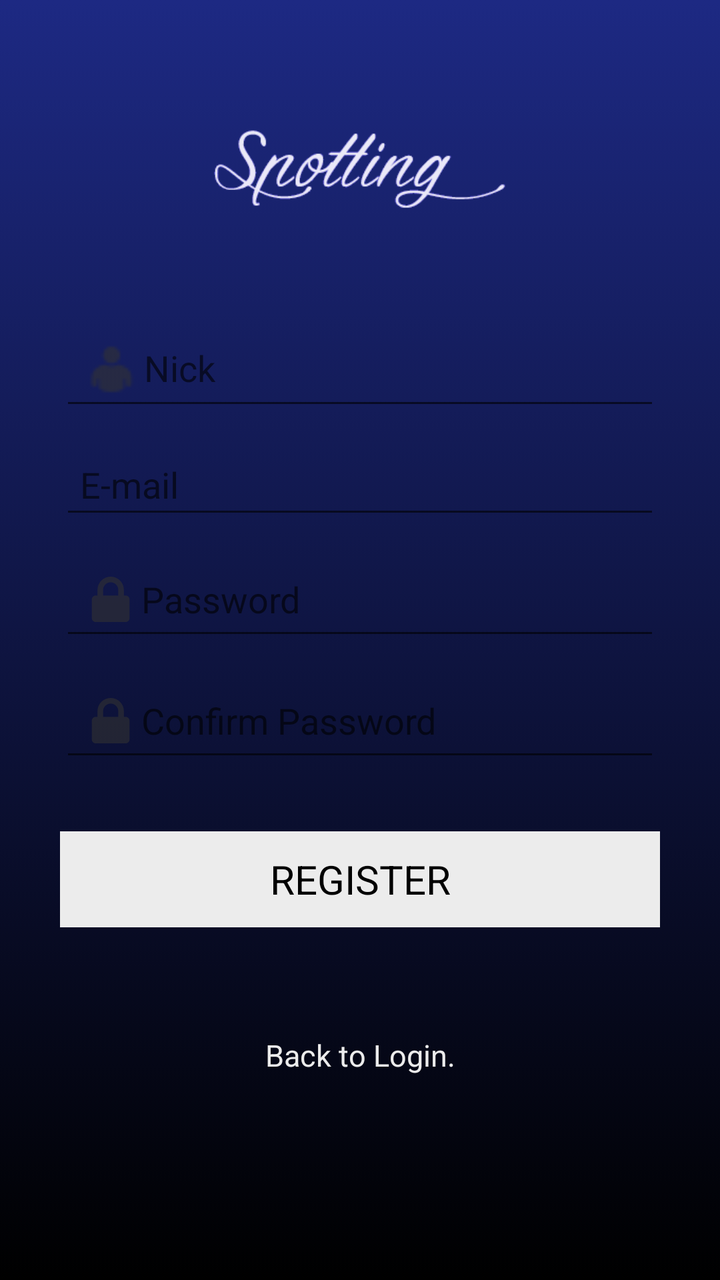
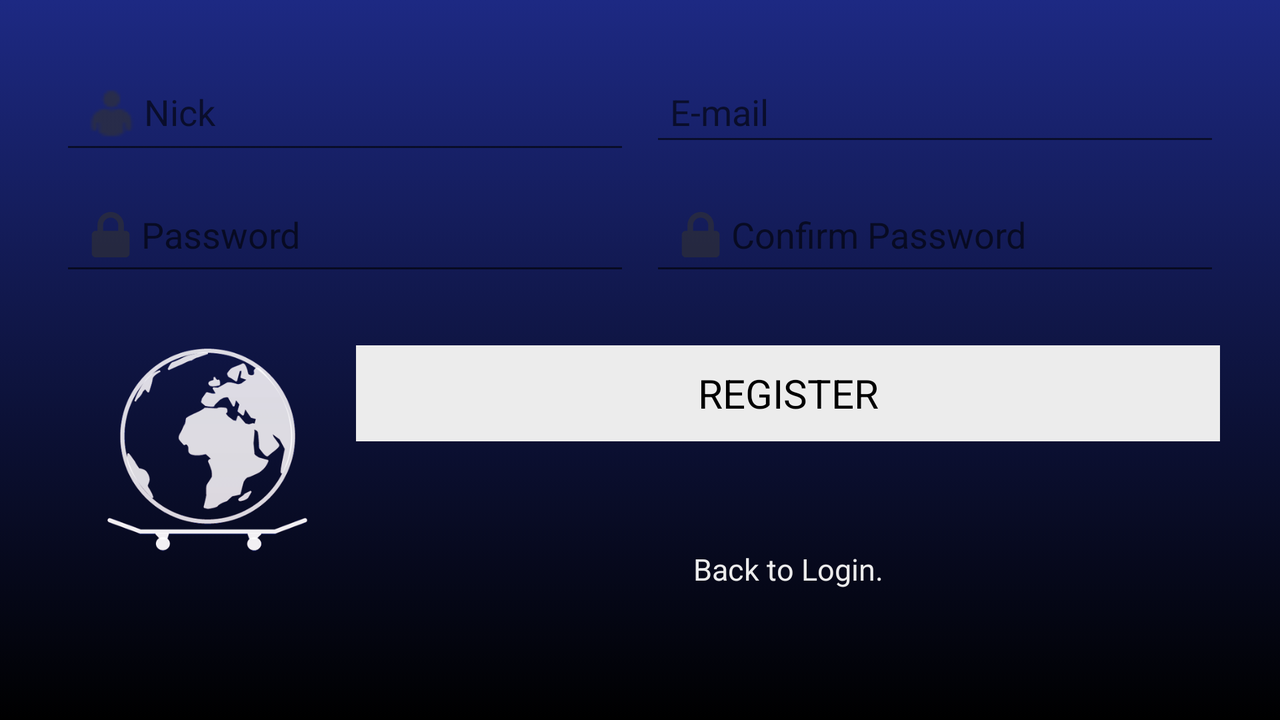

The same Android screen from two of the app's own layout files: first res/layout/ as a phone draws it, then the author's variant for another configuration, drawn on a device whose configuration selects that folder. Both files follow.
<!-- AndroidManifest.xml: application theme AppTheme -->
<!-- res/layout/registration_activity.xml -->
<?xml version="1.0" encoding="utf-8"?>
<ScrollView xmlns:android="http://schemas.android.com/apk/res/android"
    xmlns:tools="http://schemas.android.com/tools"
    android:id="@+id/registerLayout"
    android:layout_width="match_parent"
    android:layout_height="match_parent"
    android:background="@drawable/transition_background"
    android:fillViewport="true"
    android:gravity="center"
    android:orientation="vertical"
    android:padding="10dp"
    android:scrollbars="">

    <LinearLayout
        android:layout_width="match_parent"
        android:layout_height="wrap_content"
        android:orientation="vertical"
        android:paddingLeft="@dimen/spotting.padding_left_right"
        android:paddingRight="@dimen/spotting.padding_left_right"
        android:paddingTop="@dimen/spotting.padding_top.port">

        <ImageView
            android:id="@+id/imgLogo"
            android:layout_width="wrap_content"
            android:layout_height="wrap_content"
            android:layout_gravity="center_horizontal"
            android:src="@drawable/ic_spotting_text_148"
            tools:ignore="ContentDescription" />

        <EditText
            android:id="@+id/editNick"
            android:layout_width="match_parent"
            android:layout_height="wrap_content"
            android:layout_marginBottom="10dp"
            android:drawableLeft="@drawable/ic_user"
            android:drawableStart="@drawable/ic_user"
            android:ellipsize="end"
            android:hint="@string/spotting.nick"
            android:imeOptions="actionNext"
            android:inputType="text"
            android:padding="10dp"
            android:singleLine="true" />

        <EditText
            android:id="@+id/editEmail"
            android:layout_width="match_parent"
            android:layout_height="wrap_content"
            android:layout_marginBottom="10dp"
            android:drawableLeft="@drawable/ic_mail"
            android:drawableStart="@drawable/ic_mail"
            android:ellipsize="end"
            android:hint="@string/spotting.mail"
            android:imeOptions="actionNext"
            android:inputType="textEmailAddress"
            android:padding="10dp"
            android:singleLine="true" />

        <EditText
            android:id="@+id/editTextPassword"
            android:layout_width="match_parent"
            android:layout_height="wrap_content"
            android:layout_marginBottom="10dp"
            android:drawableLeft="@drawable/ic_pass"
            android:drawableStart="@drawable/ic_pass"
            android:ellipsize="end"
            android:hint="@string/spotting.password"
            android:imeOptions="actionNext"
            android:inputType="textPassword"
            android:padding="10dp"
            android:singleLine="true" />

        <EditText
            android:id="@+id/editPasswordRepeat"
            android:layout_width="match_parent"
            android:layout_height="wrap_content"
            android:layout_marginBottom="10dp"
            android:drawableLeft="@drawable/ic_pass"
            android:drawableStart="@drawable/ic_pass"
            android:ellipsize="end"
            android:hint="@string/spotting.password_repeat"
            android:imeOptions="actionGo"
            android:inputType="textPassword"
            android:padding="10dp"
            android:singleLine="true" />

        
        <Button
            android:id="@+id/btnRegistration"
            android:layout_width="match_parent"
            android:layout_height="wrap_content"
            android:layout_marginTop="20dp"
            android:text="@string/spotting.btn.register"
            android:textAllCaps="true"
            android:textColor="@color/spotting.base.black" />

        

        <Button
            android:id="@+id/txtLinkToLogin"
            android:layout_width="match_parent"
            android:layout_height="wrap_content"
            android:layout_marginTop="40dip"
            android:background="@null"
            android:text="@string/spotting.link.to.login"
            android:textAllCaps="false"
            android:textColor="@drawable/textview_selector"
            android:textSize="@dimen/spotting.text.size_port" />

        <TextView
            android:id="@+id/txtVersion"
            android:layout_width="match_parent"
            android:layout_height="match_parent"
            android:layout_marginBottom="10dp"
            android:gravity="bottom|center_horizontal"
            android:textColor="@color/spotting.base.80_percent.gray"
            android:textSize="@dimen/spotting.text.size_port" />
    </LinearLayout>
</ScrollView>
<!-- resources referenced by this layout -->
<resources>
  <color name="spotting.base.80_percent.gray">#ccececec</color>
  <color name="spotting.base.black">#000000</color>
  <dimen name="spotting.padding_left_right">20dp</dimen>
  <dimen name="spotting.padding_top.port">0dp</dimen>
  <dimen name="spotting.text.size_port">15sp</dimen>
  <!-- drawable ic_user: png bitmap (drawable-ldpi, 349 bytes) -->
  <!-- drawable textview_selector (drawable) -->
  <?xml version="1.0" encoding="utf-8"?>
  <selector xmlns:android="http://schemas.android.com/apk/res/android">
      <item android:color="@color/spotting.base.white" android:state_pressed="true" />
      <item android:color="@color/spotting.base.100_percent.gray" />
  </selector>
  <!-- drawable transition_background (drawable) -->
  <?xml version="1.0" encoding="UTF-8"?>
  <transition xmlns:android="http://schemas.android.com/apk/res/android">
      
      <item android:drawable="@drawable/gradient2_background" />
      <item android:drawable="@drawable/gradient1_background" />
  </transition>
  <string name="spotting.btn.register">Register</string>
  <string name="spotting.link.to.login">Back to Login.</string>
  <string name="spotting.mail">E-mail</string>
  <string name="spotting.nick">Nick</string>
  <string name="spotting.password">Password</string>
  <string name="spotting.password_repeat">Confirm Password</string>
  <style name="AppTheme" parent="Theme.AppCompat.Light.DarkActionBar">
          
          <item name="android:editTextStyle">@style/MyEditText</item>
          <item name="android:buttonStyle">@style/MyButtonStyle</item>
      </style>
  <color name="spotting.base.white">#ffffff</color>
  <color name="spotting.base.100_percent.gray">#ffececec</color>
  <!-- drawable gradient2_background (drawable) -->
  <?xml version="1.0" encoding="utf-8"?>
  <selector xmlns:android="http://schemas.android.com/apk/res/android">
      <item>
          <shape>
              <gradient
                  android:angle="90"
                  android:startColor="@color/spotting.base.black"
                  android:endColor="@color/spotting.base.100_percent.blue"
                  android:type="linear" />
          </shape>
      </item>
  </selector>
  <!-- drawable gradient1_background (drawable) -->
  <?xml version="1.0" encoding="utf-8"?>
  <selector xmlns:android="http://schemas.android.com/apk/res/android">
      <item>
          <shape>
              <gradient
                  android:angle="90"
                  android:startColor="@color/spotting.base.100_percent.blue"
                  android:endColor="@color/spotting.base.black"
                  android:type="linear" />
          </shape>
      </item>
  </selector>
  <style name="MyEditText" parent="Widget.AppCompat.EditText">
          <item name="android:textColor">@color/spotting.edittext.text.color</item>
          <item name="android:textColorHint">@color/spotting.edittext.hint</item>
          <item name="android:textSize">@dimen/spotting.edit.size</item>
          <item name="android:background">@color/spotting.dark.100_percent.gray</item>
      </style>
  <style name="MyButtonStyle" parent="Widget.AppCompat.ActionButton">
          <item name="android:background">@drawable/button_background</item>
          <item name="android:textColor">@color/spotting.base.black</item>
          <item name="android:textSize">@dimen/spotting.button.text.size</item>
      </style>
  <color name="spotting.base.100_percent.blue">#1d2983</color>
  <color name="spotting.edittext.text.color">#888888</color>
  <color name="spotting.edittext.hint">#999999</color>
  <dimen name="spotting.edit.size">20sp</dimen>
  <color name="spotting.dark.100_percent.gray">#3b4148</color>
  <!-- drawable button_background (drawable) -->
  <?xml version="1.0" encoding="utf-8"?>
  <selector xmlns:android="http://schemas.android.com/apk/res/android">
      <item android:drawable="@color/spotting.base.white" android:state_pressed="true" />
      <item android:drawable="@color/spotting.base.100_percent.gray" />
  </selector>
  <dimen name="spotting.button.text.size">20sp</dimen>
</resources>
<!-- res/layout-land/registration_activity.xml (the author's variant of the layout above) -->
<!-- drawn on the phone turned sideways -->
<?xml version="1.0" encoding="utf-8"?>
<ScrollView xmlns:android="http://schemas.android.com/apk/res/android"
    xmlns:tools="http://schemas.android.com/tools"
    android:id="@+id/registerLayout"
    android:layout_width="match_parent"
    android:layout_height="match_parent"
    android:background="@drawable/transition_background"
    android:gravity="center"
    android:orientation="vertical"
    android:padding="10dp">

    <RelativeLayout
        android:layout_width="match_parent"
        android:layout_height="wrap_content"
        android:gravity="center_vertical"
        android:orientation="vertical"
        android:paddingLeft="@dimen/spotting.padding_left_right"
        android:paddingRight="@dimen/spotting.padding_left_right"
        android:paddingTop="@dimen/spotting.padding_top.land">

        <RelativeLayout
            android:id="@+id/relWithLogo"
            android:layout_width="wrap_content"
            android:layout_height="match_parent"
            android:layout_alignParentLeft="true"
            android:layout_alignParentStart="true"
            android:layout_below="@+id/tableLayout">

            <ImageView
                android:id="@+id/imgLogo"
                android:layout_width="wrap_content"
                android:layout_height="wrap_content"
                android:src="@drawable/ic_logo_148"
                tools:ignore="ContentDescription" />

            <TextView
                android:id="@+id/txtVersion"
                android:layout_width="wrap_content"
                android:layout_height="wrap_content"
                android:layout_alignParentBottom="true"
                android:layout_centerHorizontal="true"
                android:layout_marginBottom="10dp"
                android:textColor="@color/spotting.base.80_percent.gray"
                android:textSize="@dimen/spotting.text.size_port" />
        </RelativeLayout>

        <TableLayout
            android:id="@+id/tableLayout"
            android:layout_width="match_parent"
            android:layout_height="wrap_content"
            android:paddingBottom="10dp">

            <TableRow
                android:layout_width="wrap_content"
                android:layout_height="0dp"
                android:layout_weight="1"
                android:paddingBottom="10dp">

                <EditText
                    android:id="@+id/editNick"
                    android:layout_width="0dp"
                    android:layout_height="wrap_content"
                    android:layout_marginEnd="10dp"
                    android:layout_marginRight="10dp"
                    android:layout_weight="1"
                    android:drawableLeft="@drawable/ic_user"
                    android:drawableStart="@drawable/ic_user"
                    android:ellipsize="end"
                    android:hint="@string/spotting.nick"
                    android:imeOptions="actionNext"
                    android:inputType="text"
                    android:padding="10dp"
                    android:singleLine="true" />

                <EditText
                    android:id="@+id/editEmail"
                    android:layout_width="0dp"
                    android:layout_height="wrap_content"
                    android:layout_weight="1"
                    android:drawableLeft="@drawable/ic_mail"
                    android:drawableStart="@drawable/ic_mail"
                    android:ellipsize="end"
                    android:hint="@string/spotting.mail"
                    android:imeOptions="actionNext"
                    android:inputType="textEmailAddress"
                    android:padding="10dp"
                    android:singleLine="true" />
            </TableRow>

            <TableRow
                android:id="@+id/tableRow2"
                android:layout_width="wrap_content"
                android:layout_height="0dp"
                android:layout_weight="1">

                <EditText
                    android:id="@+id/editTextPassword"
                    android:layout_width="0dp"
                    android:layout_height="wrap_content"
                    android:layout_marginEnd="10dp"
                    android:layout_marginRight="10dp"
                    android:layout_weight="1"
                    android:drawableLeft="@drawable/ic_pass"
                    android:drawableStart="@drawable/ic_pass"
                    android:ellipsize="end"
                    android:hint="@string/spotting.password"
                    android:imeOptions="actionNext"
                    android:inputType="textPassword"
                    android:padding="10dp"
                    android:singleLine="true" />

                <EditText
                    android:id="@+id/editPasswordRepeat"
                    android:layout_width="0dp"
                    android:layout_height="wrap_content"
                    android:layout_weight="1"
                    android:drawableLeft="@drawable/ic_pass"
                    android:drawableStart="@drawable/ic_pass"
                    android:ellipsize="end"
                    android:hint="@string/spotting.password_repeat"
                    android:imeOptions="actionGo"
                    android:inputType="textPassword"
                    android:padding="10dp"
                    android:singleLine="true" />
            </TableRow>
        </TableLayout>


        <LinearLayout
            android:layout_width="match_parent"
            android:layout_height="wrap_content"
            android:layout_alignParentEnd="true"
            android:layout_alignParentRight="true"
            android:layout_below="@+id/tableLayout"
            android:layout_toEndOf="@+id/relWithLogo"
            android:layout_toRightOf="@+id/relWithLogo"
            android:gravity="center_vertical"
            android:orientation="vertical">

            
            <Button
                android:id="@+id/btnRegistration"
                android:layout_width="match_parent"
                android:layout_height="wrap_content"
                android:layout_marginTop="20dp"
                android:text="@string/spotting.btn.register"
                android:textAllCaps="true"
                android:textColor="@color/spotting.base.black" />

            
            <Button
                android:id="@+id/txtLinkToLogin"
                android:layout_width="match_parent"
                android:layout_height="wrap_content"
                android:layout_marginTop="40dip"
                android:background="@null"
                android:text="@string/spotting.link.to.login"
                android:textAllCaps="false"
                android:textColor="@drawable/textview_selector"
                android:textSize="@dimen/spotting.text.size_port" />
        </LinearLayout>
    </RelativeLayout>
</ScrollView>
<!-- resources referenced by the variant -->
<!-- as the phone turned sideways resolves them -->
<resources>
  <color name="spotting.base.80_percent.gray">#ccececec</color>
  <color name="spotting.base.black">#000000</color>
  <dimen name="spotting.padding_left_right">20dp</dimen>
  <dimen name="spotting.padding_top.land">20dp</dimen>
  <dimen name="spotting.text.size_port">15sp</dimen>
  <!-- drawable ic_user: png bitmap (drawable-ldpi, 349 bytes) -->
  <!-- drawable textview_selector (drawable) -->
  <?xml version="1.0" encoding="utf-8"?>
  <selector xmlns:android="http://schemas.android.com/apk/res/android">
      <item android:color="@color/spotting.base.white" android:state_pressed="true" />
      <item android:color="@color/spotting.base.100_percent.gray" />
  </selector>
  <!-- drawable transition_background (drawable) -->
  <?xml version="1.0" encoding="UTF-8"?>
  <transition xmlns:android="http://schemas.android.com/apk/res/android">
      
      <item android:drawable="@drawable/gradient2_background" />
      <item android:drawable="@drawable/gradient1_background" />
  </transition>
  <string name="spotting.btn.register">Register</string>
  <string name="spotting.link.to.login">Back to Login.</string>
  <string name="spotting.mail">E-mail</string>
  <string name="spotting.nick">Nick</string>
  <string name="spotting.password">Password</string>
  <string name="spotting.password_repeat">Confirm Password</string>
  <style name="AppTheme" parent="Theme.AppCompat.Light.DarkActionBar">
          
          <item name="android:editTextStyle">@style/MyEditText</item>
          <item name="android:buttonStyle">@style/MyButtonStyle</item>
      </style>
  <color name="spotting.base.white">#ffffff</color>
  <color name="spotting.base.100_percent.gray">#ffececec</color>
  <!-- drawable gradient2_background (drawable) -->
  <?xml version="1.0" encoding="utf-8"?>
  <selector xmlns:android="http://schemas.android.com/apk/res/android">
      <item>
          <shape>
              <gradient
                  android:angle="90"
                  android:startColor="@color/spotting.base.black"
                  android:endColor="@color/spotting.base.100_percent.blue"
                  android:type="linear" />
          </shape>
      </item>
  </selector>
  <!-- drawable gradient1_background (drawable) -->
  <?xml version="1.0" encoding="utf-8"?>
  <selector xmlns:android="http://schemas.android.com/apk/res/android">
      <item>
          <shape>
              <gradient
                  android:angle="90"
                  android:startColor="@color/spotting.base.100_percent.blue"
                  android:endColor="@color/spotting.base.black"
                  android:type="linear" />
          </shape>
      </item>
  </selector>
  <style name="MyEditText" parent="Widget.AppCompat.EditText">
          <item name="android:textColor">@color/spotting.edittext.text.color</item>
          <item name="android:textColorHint">@color/spotting.edittext.hint</item>
          <item name="android:textSize">@dimen/spotting.edit.size</item>
          <item name="android:background">@color/spotting.dark.100_percent.gray</item>
      </style>
  <style name="MyButtonStyle" parent="Widget.AppCompat.ActionButton">
          <item name="android:background">@drawable/button_background</item>
          <item name="android:textColor">@color/spotting.base.black</item>
          <item name="android:textSize">@dimen/spotting.button.text.size</item>
      </style>
  <color name="spotting.base.100_percent.blue">#1d2983</color>
  <color name="spotting.edittext.text.color">#888888</color>
  <color name="spotting.edittext.hint">#999999</color>
  <dimen name="spotting.edit.size">20sp</dimen>
  <color name="spotting.dark.100_percent.gray">#3b4148</color>
  <!-- drawable button_background (drawable) -->
  <?xml version="1.0" encoding="utf-8"?>
  <selector xmlns:android="http://schemas.android.com/apk/res/android">
      <item android:drawable="@color/spotting.base.white" android:state_pressed="true" />
      <item android:drawable="@color/spotting.base.100_percent.gray" />
  </selector>
  <dimen name="spotting.button.text.size">20sp</dimen>
</resources>
